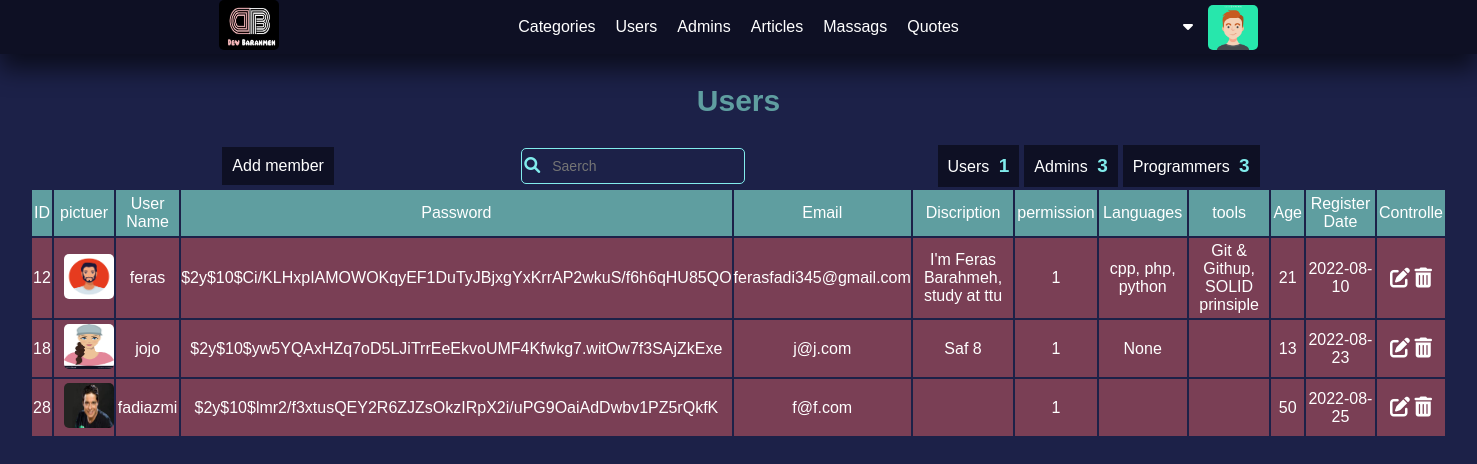
The page /admin/users.php?show=admins (signed in) on the database as committed earlier.
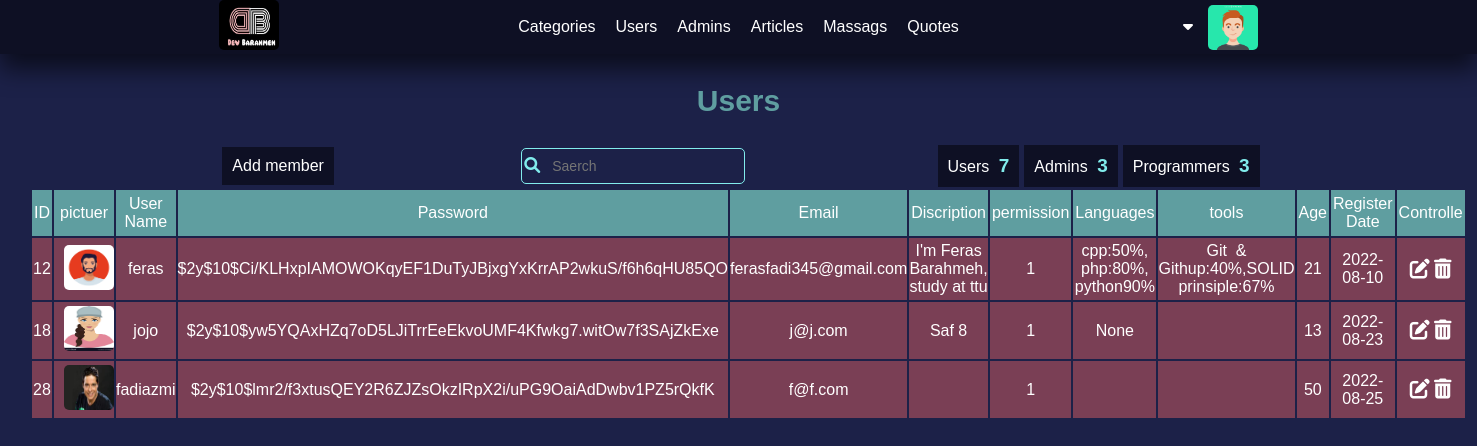
The same page on the database as committed later.
### tables this page shows
CREATE TABLE `users` (
  `IdUser` int(11) NOT NULL COMMENT 'Identify user number',
  `userName` char(255) NOT NULL,
  `password` varchar(255) NOT NULL,
  `email` varchar(255) NOT NULL,
  `fullName` varchar(255) NOT NULL,
  `aboutYou` varchar(255) NOT NULL,
  `langs` varchar(255) DEFAULT NULL,
  `tools` text DEFAULT NULL,
  `permission` tinyint(11) NOT NULL,
  `age` tinyint(4) NOT NULL,
  `githup` varchar(50) DEFAULT NULL,
  `facebook` varchar(50) DEFAULT NULL,
  `twitter` varchar(50) DEFAULT NULL,
  `linkedin` varchar(50) DEFAULT NULL,
  `nickname` varchar(50) DEFAULT NULL,
  `imageName` varchar(255) DEFAULT NULL,
  `dataRegister` date NOT NULL
);

### admin/init.php (called while the page is built, shortened)
<?php
    include("config.php");
    $tpl            = 'include/templates/';
    $css            = 'layout/backend.css';
    $commfilesCSS   = '../commonBetweenBackFront/css/';
    $commfilesImags =  '../commonBetweenBackFront/images/';
    $commfilesPHP   = '../commonBetweenBackFront/php/';
    include($commfilesPHP. 'functions.php');
    include($commfilesPHP. 'images.php');
    include($tpl . 'header.php');
    if (!function_exists('SetNav')) {
        function SetNav() {
            global $tpl;
            include($tpl . 'nav.php');
        }
    }

### admin/users.php (the view, shortened to what this page needs)
<?php
    include ('init.php');
    SetNav();
            ?>
            <?php
    function WhoShowed () {
        $WantShow = GetRequests::GetValueGet('show');
        if ($WantShow  === "users")
            $data = Queries::FromTable("*", 'users', "WHERE permission = 0", 'fetchAll', 'IdUser');
        else if ($WantShow === 'admins')
            $data = Queries::FromTable("*", 'users', "WHERE permission = 1");
        else if ($WantShow === 'prog')
            $data = Queries::FromTable("*", 'users', "WHERE permission = 2");
        return $data;
    }
    function PrintDataUser() {
        $data = WhoShowed();
        global $commfilesuploaded;
        foreach ($data as $info) {
            ?>
                <tr>
                    <td><?php echo $info['IdUser'] ?></td>
                    <td><?php ShowImage::SetImg($commfilesuploaded. 'users/', $info['imageName'], 'profile-pictuer') ?></td>
                    <td><?php echo $info['userName'] ?></td>
                    <td class="long-text"><?php echo $info['password'] ?></td>
                    <td><?php echo $info['email'] ?></td>
                    <td><?php echo $info['aboutYou'] ?></td>
                    <td><?php echo $info['permission'] ?></td>
                    <td><?php echo $info['langs'] ?></td>
                    <td><?php echo $info['tools'] ?></td>
                    <td><?php echo $info['age'] ?></td>
                    <td><?php echo $info['dataRegister'] ?></td>
                    <td>
                        <a href="users.php?actionMember=edit&IdUser=<?php echo $info['IdUser'] ?>" class="process-btn" data-hover="Edit"><i class="fa-solid fa-pen-to-square"></i></a>
                        <a href="users.php?show=<?php echo GetRequests::GetValueGet('show') ?>&IdUser=<?php echo $info['IdUser'] ?>&delete" class="process-btn" data-hover="Delete" onclick="return Confirm()" ><i class="fa-solid fa-trash-can"></i></a>
                    </td>
                </tr>
            <?php
        }
    }
        ?>
        <?php
    function ShowUserStructuer() {
        ?>
            <h3 class="h-title">Users</h3>
            <div class="contanier-table">
                <div class="additions">
                    <a href="users.php?actionMember=add" class="add-member-in-users">Add member</a>
                    <?php GlobalFunctions::Search()?>
                    <div class="counters">
                        <a href="users.php?show=users">
                            <div class="number-users add-btn">
                                <span>Users</span> <span class="num"><?php echo  Queries::Counter("IdUser", 'users', "Where permission = 0") ?></span>
                            </div>
                        </a>
                        <a href="users.php?show=admins">
                            <div class="number-admins add-btn">
                                <span>Admins</span> <span class="num"><?php echo  Queries::Counter("IdUser", 'users', "Where permission = 1") ?></span>
                            </div>
                        </a>
                        <a href="users.php?show=prog">
                            <div class="number-admins add-btn">
                                <span>Programmers</span> <span class="num"><?php echo  Queries::Counter("IdUser", 'users', "Where permission = 2") ?></span>
                            </div>
                        </a>
                    </div>
                </div>
                <table class="dashbord-show-users-table">
                    <thead>
                        <tr>
                            <td>ID</td>
                            <td>pictuer</td>
                            <td>User Name</td>
                            <td class="long-text">Password</td>
                            <td>Email</td>
                            <td>Discription</td>
                            <td>permission</td>
                            <td>Languages</td>
                            <td>tools</td>
                            <td>Age</td>
                            <td>Register Date</td>
                            <td>Controlle</td>
                        </tr>
                    </thead>
                    <tbody>
                        <?php PrintDataUser() ?>
                    </tbody>
                </table>
            </div>
        <?php
    }
    function ControlledFunction() {
        switch (GetRequests::GetValueGet('actionMember')) {
            default:
                ShowUserStructuer();
                break;
        }
    }
    ControlledFunction();
    include ($tpl . 'footer.php');

### admin/include/templates/header.php (shortened to what this page needs)
<!DOCTYPE html>
<html lang="en">
    <head>
        <link rel="stylesheet" href="static\..\<?php echo $css ?>">
        <link rel="stylesheet" href="<?php echo $commfilesCSS?>navigationBar.css">
        <link rel="stylesheet" href="<?php echo  $commfilesCSS ?>globalEdit.css">
        <link rel="stylesheet" href="<?php echo  $commfilesCSS ?>all.min.css">
    </head>
    <body>

### admin/include/templates/nav.php (shortened to what this page needs)
<?php
    function NavStructer() {
        global $commfilesImags;
        global $commfilesuploaded;
        ?>
                <nav>
                    <div class="logo"><a href="dashbord.php"><img src="<?php echo $commfilesImags ?>logos/logo.jpg" alt="Logo"></a></div>
                    <div class="bar">
                        <ul>
                            <li><a href="categories.php">Categories</a></li>
                            <li><a href="users.php?show=users">Users</a></li>
                            <li><a href="users.php?show=admins">Admins</a></li>
                            <li><a href="articles.php">Articles</a></li>
                            <li><a href="#">Massags</a></li>
                            <li><a href="#">Quotes</a></li>
                        </ul>
                    </div>
                    <div class="options-user">
                        <?php ShowImage::SetImg($commfilesuploaded.'users/', NameImag::GetNameImgFromDB('imageName', 'users', "Where IdUser = " .  Sessions::GetValueSessionDepKey('IdUser')), 'profile-pictuer') ?>
                        <div class="label-dropdown">
                            <div class="pull-right">
                                <div class="dropdown label-dropdown">
                                    <button onclick="myFunction()" class="dropbtn name-in-nav">
                                        <?php echo $_SESSION['adminName'] ?>  <i class="fa-solid fa-caret-down" aria-hidden="true"></i>
                                </div>
                            </div>
                        </div>
                    </div>
                </nav>
        <?php
    }
    NavStructer();

### commonBetweenBackFront/php/images.php (shortened to what this page needs)
<?php
    class NameImag {
        public static function GetNameImgFromDB($nameCol, $nameTable , $where ) {
            return  Queries::FromTable($nameCol, $nameTable,  $where , 'fetch')['imageName'];
        }
    }
    class ShowImage {
        public static function SetImg($path, $nameImg, $class = NULL ) {
            global $commfilesImags;
            if ( ! empty ($nameImg)) {
                ?> <img src="<?php echo $path . $nameImg ?>" alt="Image" class="<?php echo $class ?>"> <?php
            } else {
                ?>  <img src="<?php echo $commfilesImags ?>/imagesProject/defaultImg.jpg" alt="Image" class="<?php echo $class ?>"> <?php
            }
        }
    }

### commonBetweenBackFront/php/functions.php (shortened to what this page needs)
<?php
    class GlobalFunctions {
            ?> <a href="<?php echo $_SERVER['HTTP_REFERER']?>"  class="btn-submit">Back</a> <?php
            ?> <div class="alert <?php echo $typeAlert?>"><span><?php echo $mass?></span> <i id="X" class="fa-sharp fa-solid fa-xmark" onclick="removeAleart()"></i></div> <?php
        public static function Search($NameJSFilterFunct='filter()', $position=NULL) {
            ?>
                <table class="saerch-table"  style="position: <?php echo $position ?>;">
                    <tr>
                        <td><i class="fas fa-search"></i></td>
                        <td><input type="text" placeholder="saerch" id="SearchValue"
                        onkeyup="<?php echo $NameJSFilterFunct ?>"></td>
                    </tr>
                </table>
            <?php
        }
    }
    class Queries {
        public static function FromTable($filed='*', $table, $condition=NULL, $typeFetch = 'fetchAll', $ordered = null, $typeOrders = 'DESC', $limit = NULL) {
            global $db;
            if($ordered === null) {
                $stmt = $db->prepare("SELECT $filed FROM $table $condition $limit");
            } else {
                $stmt = $db->prepare("SELECT $filed FROM $table $condition ORDER BY $ordered $typeOrders $limit");
            }
            $stmt->execute();
            if ($typeFetch === 'fetchAll')
                $requerd = $stmt->fetchAll();
            elseif($typeFetch === 'fetch') {
                $requerd = $stmt->fetch();
            }
            return $requerd;
        }
        public static function Counter($columnName, $tableName, $where = NULL) {
            global $db;
            $stmt = $db->prepare("SELECT COUNT($columnName) FROM $tableName $where");
            $stmt->execute();
            $number = $stmt->fetch();
            if ($stmt->rowCount() > 0 ) {
                return $number[0];
            } else {
                echo "Random Nubmer";
            }
        }
    }
    class GetRequests {
        public static function IfGet() {
            if(! empty($_GET)) {
                return true;
            } else {
                return false;
            }
        }
        public static function GetValueGet($nameGet) {
            if (GetRequests::IfGet() && isset($_GET[$nameGet])) {
                return $_GET[$nameGet];
            }
        }
    }

### admin/include/templates/footer.php (shortened to what this page needs)
</body>
</html>

### admin/layout/backend.css (style rules this page uses)
.contanier-table { display: grid; grid-template-columns: 30px 1fr 30px; grid-template-rows: 60px 1fr; width: 100%; }
.contanier-table .additions { grid-column-start: 2; grid-row-start: 1; margin-top: 15px; display: flex; align-items: center; justify-content: space-evenly; }
.contanier-table .additions .counters { display: flex; }
.contanier-table .additions .counters a div span:nth-child(1) { color: white; }
.contanier-table .additions .counters a div span:nth-child(2) { font-weight: bold; font-size: 19px; margin: 0 0 0 5px; color: var(--color-cat-three); }
.dashbord-show-users-table { grid-column: 2 / 3; grid-row-start: 2; }
.contanier-table .add-member-in-users { background-color: var(--bbackground-color); padding: 10px; margin-left: 5px; transition: .2s ease-in-out; color: white; }
.dashbord-show-users-table thead tr { background-color: var(--titels); padding: 10px; border-width: 0 1px; }
.dashbord-show-users-table thead tr td { padding: 5px 2px; text-align: center; }
.dashbord-show-users-table tbody { background-color: #ed646473; }
.dashbord-show-users-table tbody tr td { padding: 4px 0 4px 0; text-align: center; }
.dashbord-show-users-table tbody .process-btn { color: white; position: relative; font-size: 20px; }
.process-btn:before { content: attr(data-hover); visibility: hidden; opacity: 0; width: 80px; background-color: black; color: #fff; text-align: center; border-radius: 5px; padding: 5px 0; transition: opacity 1s ease-in-out; position: absolute; z-index: 1; left: -46%; top: 70%; }

### commonBetweenBackFront/css/navigationBar.css (style rules this page uses)
nav { background-color: var(--bbackground-color); display: flex; justify-content: space-evenly; align-items: center; box-shadow: 0 15px 25px rgb(0 0 0 / 60%); width: 100%; top: 0; z-index: 100; }
.logo img { width: 60px; height: 50px; border-radius: 5px; }
nav ul { display: flex; justify-content: space-between; }
nav ul li { margin-left: 20px; transition: all 1s; }
nav ul li a { color: white; }
.options-user { display: flex; flex-direction: row-reverse; justify-content: center; align-items: center; }
.profile-pictuer { width: 50px; height: 45px; border-radius: 5px; margin-left: 10px; }
.name-in-nav { display: inline; text-transform: uppercase; font-size: 13px; }

### commonBetweenBackFront/css/globalEdit.css (style rules this page uses)
* { -moz-box-sizing: border-box; -webkit-box-sizing: border-box; box-sizing: border-box; padding: 0px; margin: 0px; }
:root { --main-color: #1C2148; --bbackground-color: rgba(0, 0, 0, 0.5); --assistant: #f3d33a; --titels: cadetblue; --titles-two: #1da4f2; --sun-theam: #fff; --color-cat-three: #81ecec; --danger: #ed6464; --info: rgb(135, 222, 239); --main-cat-tow: #1da4f2; --success: rgb(147, 227, 147); --desine-one: #81ecec; --color-cards: #ce596d8c; }
html { scroll-behavior: smooth; height: 100%; background-color: #1C2148; }
body { background-color: #1C2148; color: var(--sun-theam); margin: 0; padding: 0; font-family: sans-serif; height: 100%; }
input, select, input[type=file] { background-color: rgb(236, 233, 233); }
ul { list-style: none; }
a { text-decoration: none; color: white; }
table { overflow: hidden; }
table tr td { vertical-align: middle !important; }
.add-btn { background-color: var(--bbackground-color); padding: 10px; margin-left: 5px; transition: .2s ease-in-out; color: white; }
.dropbtn { color: var(--therd-color); padding: 5px; font-size: 16px; border: none; width: fit-content; height: auto; cursor: pointer; z-index: 1000; background-color: inherit; }
.dropdown { position: relative; display: inline-block; }
.h-title { text-align: center; margin-top: 20px; color: var(--titels); padding: 10px; border-radius: 10px; text-transform: capitalize; font-size: 30px; }
.saerch-table { border: 1px solid var(--color-cat-three); border-radius: 5px; display: inline-block; }
.saerch-table input { border: none; outline: none; text-transform: capitalize; width: 200px; height: 30px; font-size: 14px; background-color: transparent; padding: 0 10px; color: var(--sun-theam); }
.saerch-table i { color: var(--color-cat-three); }

Rows that differ between the two databases and show on the page:
changed users "feras": langs "cpp, php, python" → "cpp:50%, php:80%, python90%"; tools "Git & Githup, SOLID prinsiple" → "Git & Githup:40%,SOLID prinsiple:67%"
Other text that changed with them:
Queries::Counter("IdUser", 'users', "Where permission = 0"): "1" → "7"
